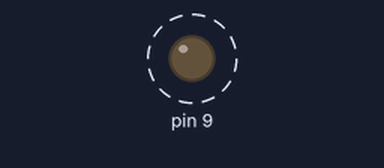
The sketch below on a simulated Arduino Uno, built with avr-gcc and run on an emulated ATmega328P. Parts: output pins drawn as LEDs (lit = HIGH). Dashed ring = blinking.

Above: at 0.5 s.
Timing chart, 0 to 4.6 s (numbered marks = the images above):
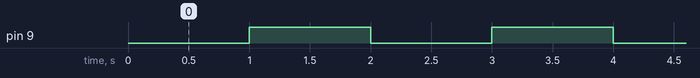

The sketch:

temptest.ino
```cpp
void setup()  {
  // declare pin 3 to be an output:
  pinMode(9, OUTPUT);
}

void loop()  {
  // set the speed of pin 3:
  analogWrite(9, 0);
  delay(1000);
  analogWrite(9, 255);
  delay(1000);
}
```

Measured:
- by itself, pin 9: alternates HIGH for 1.0 s and LOW for 1.0 s
